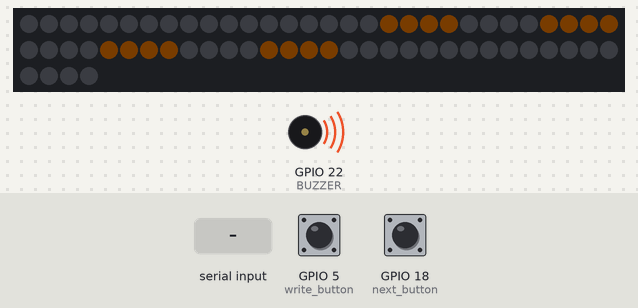
A program run on a simulated ESP32. Shown: 64 RGB LEDs in strip order, left to right, continuing on the next row, buzzer (waves = sounding, pin HIGH). The test bench sets the inputs (shaded band); at power-on: GPIO 5 (write_button) HIGH, GPIO 18 (next_button) HIGH. Dim RGB values are drawn brighter than linear; nothing arrives over Bluetooth unless stated; what the program prints to the serial monitor is not drawn.

Above: at 0.1 s.
1.8 s: "-\n" received over the second serial link
At 2.3 s:
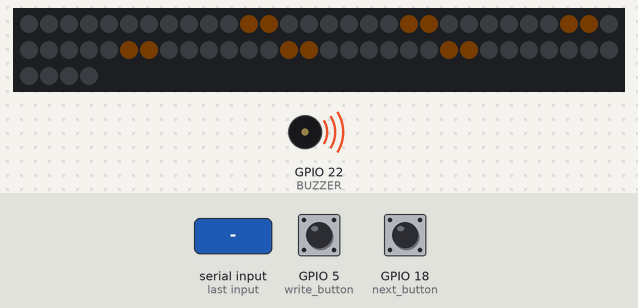
3.3 s: ";\n" received over the second serial link
6.3 s: ".\n" received over the second serial link
At 13.8 s:
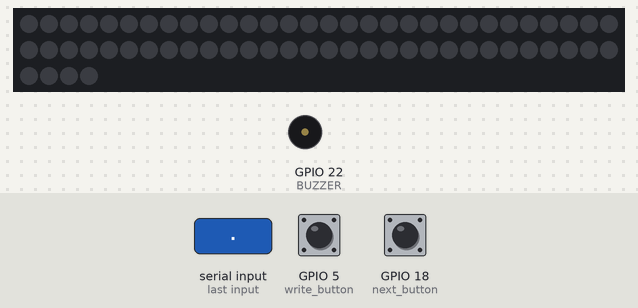
Timing chart, 0 to 15.3 s (numbered marks = the images above; inputs shaded):
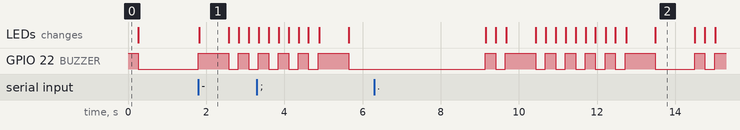

The program:

main.cpp
```cpp
#include <Arduino.h>
#include <PikBtLib.h>
#include <TextToMorse.h>
#include <MorseToText.h>

PikBt Bt = PikBt();

String message;

void setup() {
  Serial.begin(9600);
  Bt.Init("Morse");
  pinMode(BUZZER, OUTPUT);
  point();
  pinMode(write_button,INPUT_PULLUP);
  pinMode(next_button,INPUT_PULLUP);
  morse_result = "";
}

void loop() {
  if(Bt.Available()){
    String msg = Bt.ReadCommand();
    Serial.println(msg);
    translateToMorse(msg);
  }

  next_buttonState = digitalRead(next_button);
  write_buttonState = digitalRead(write_button);

  if (next_buttonState != next_lastButtonState) {
     next_updateState();
  }

  if (write_buttonState != write_lastButtonState) {
     write_updateState();
  }

  next_lastButtonState = next_buttonState;
  write_lastButtonState = write_buttonState;
}
```

MorseToText.h
```cpp
#include <TransToAlph.h>
#include <displayLetter.h>

int next_button = 18;
int next_buttonState = 0;     // current state of the button
int next_lastButtonState = 0; // previous state of the button
int next_startPressed = 0;    // the moment the button was pressed
int next_endPressed = 0;      // the moment the button was released
int next_holdTime = 0;        // how long the button was hold
int next_idleTime = 0;        // how long the button was idle

int write_button = 5;
int write_buttonState = 0;     // current state of the button
int write_lastButtonState = 0; // previous state of the button
int write_startPressed = 0;    // the moment the button was pressed
int write_endPressed = 0;      // the moment the button was released
int write_holdTime = 0;        // how long the button was hold
int write_idleTime = 0;        // how long the button was idle

String prev_input;

String morse_result;

String alph_result;

void write_updateState()
{
  if (write_buttonState == LOW) {
    write_startPressed = millis();
  } else {
    write_endPressed = millis();
    write_holdTime = write_endPressed - write_startPressed;

    if (write_holdTime < 500) {
        morse_result += ".";
    }

    if (write_holdTime >= 500) {
        morse_result += "-";
    }

    Serial.println(morse_result);
  }
}

void next_updateState()
{
  if (next_buttonState == LOW) {
    next_startPressed = millis();
  } else {
    next_endPressed = millis();
    next_holdTime = next_endPressed - next_startPressed;

    if (next_holdTime < 500) {
        alph_result += translateToLetter(morse_result);

        morse_result = "";
    }

    if (next_holdTime >= 500) {

      for (size_t i = 0; i < alph_result.length(); i++)
      {
        for (size_t j = 0; j < 8; j++)
        {
          //displayLetter(alph_result[i], j);
          PrintMSG(alph_result[i], j);
          matrix.pixels->show();
          Serial.print(alph_result[i]);
          Serial.println(j);
          delay(100);
          matrix.Clear();
        }
      }


      morse_result = "";
      alph_result = "";
    }

    Serial.println(alph_result);
  }
}
```

TextToMorse.h
```cpp
#include <PikControlMatrixLib.h>

PikControlMatrix8x8 matrix(21);

int BUZZER = 22;
int display_info = 21;
const int temps = 250;

void tiret(){
  digitalWrite(BUZZER, HIGH);
  matrix.GenerateSquarre(1,4,1,250,130,10);
  matrix.GenerateSquarre(2,4,1,250,130,10);
  matrix.GenerateSquarre(3,4,1,250,130,10);
  matrix.GenerateSquarre(4,4,1,250,130,10);
  matrix.GenerateSquarre(5,4,1,250,130,10);
  matrix.GenerateSquarre(6,4,1,250,130,10);
  //matrix.GenerateSquarre(7,4,1,250,130,10);
  matrix.GenerateSquarre(1,3,1,250,130,10);
  matrix.GenerateSquarre(2,3,1,250,130,10);
  matrix.GenerateSquarre(3,3,1,250,130,10);
  matrix.GenerateSquarre(4,3,1,250,130,10);
  matrix.GenerateSquarre(5,3,1,250,130,10);
  matrix.GenerateSquarre(6,3,1,250,130,10);
  //matrix.GenerateSquarre(7,3,1,250,130,10);
  delay(3*temps);
  matrix.Clear();
  digitalWrite(BUZZER, LOW);
  delay(temps);
}

void point(){
  digitalWrite(BUZZER, HIGH);
  matrix.GenerateSquarre(2,2,1,250,130,10);
  matrix.GenerateSquarre(2,2,2,250,130,10);
  matrix.GenerateSquarre(2,2,3,250,130,10);
  matrix.GenerateSquarre(2,2,4,250,130,10);
  delay(temps);
  matrix.Clear();
  digitalWrite(BUZZER, LOW);
  delay(temps);
}

void morse(String msg) {
  for(int i = 0; i<msg.length(); i++) {
    if (msg.substring(i, i+1) == "-") {
      Serial.print("-");
      tiret();
    }
    else if (msg.substring(i, i+1) == ".") {
      Serial.print(".");
      point();
    }
    else if (msg.substring(i, i+1) == ";") {
      Serial.print(" ");
      delay(3*temps);
    }
    else if (msg.substring(i, i+1) == "|") {
      Serial.print("   ");
      delay(7*temps);
    }
  }
}

void translateToMorse(String message) {
  digitalWrite(display_info, HIGH);

  message.toUpperCase();

  int word_size = message.length();

  message.replace(".",".-.-.-;");
  message.replace("-","-....-;");
  message.replace("A",".-;");
  message.replace("B","-...;");
  message.replace("C","-.-.;");
  message.replace("D","-..;");
  message.replace("E",".;");
  message.replace("F","..-.;");
  message.replace("G","--.;");
  message.replace("H","....;");
  message.replace("I","..;");
  message.replace("J",".---;");
  message.replace("K","-.-;");
  message.replace("L",".-..;");
  message.replace("M","--;");
  message.replace("N","-.;");
  message.replace("O","---;");
  message.replace("P",".--.;");
  message.replace("Q","--.-;");
  message.replace("R",".-.;");
  message.replace("S","...;");
  message.replace("T","-;");
  message.replace("U","..-;");
  message.replace("V","...-;");
  message.replace("W",".--;");
  message.replace("X","-..-;");
  message.replace("Y","-.--;");
  message.replace("Z","--..;");
  message.replace("1",".----;");
  message.replace("2","..---;");
  message.replace("3","...--;");
  message.replace("4","....-;");
  message.replace("5",".....;");
  message.replace("6","-....;");
  message.replace("7","--...;");
  message.replace("8","---..;");
  message.replace("9","----.;");
  message.replace("0","-----;");
  message.replace(" ","|");
  message.replace(":","---...;");
  message.replace(",","--..--;");
  message.replace("?","..--..;");
  message.replace("'",".----.;");
  message.replace("!","-.-.--;");
  message.replace("@",".--.-.;");

  message = message + "|";
  message.replace(";|","|");

  morse(message);
}
```

TransToAlph.h
```cpp
String letter;

String translateToLetter(String message) {
    if (message == ".-") letter = "A";
    if (message == "-...") letter = "B";
    if (message == "-.-.") letter = "C";
    if (message == "-..") letter = "D";
    if (message == ".") letter = "E";
    if (message == "..-.") letter = "F";
    if (message == "--.") letter = "G";
    if (message == "....") letter = "H";
    if (message == "..") letter = "I";
    if (message == ".---") letter = "J";
    if (message == "-.-") letter = "K";
    if (message == ".-..") letter = "L";
    if (message == "--") letter = "M";
    if (message == "-.") letter = "N";
    if (message == "---") letter = "O";
    if (message == ".--.") letter = "P";
    if (message == "--.-") letter = "Q";
    if (message == ".-.") letter = "R";
    if (message == "...") letter = "S";
    if (message == "-") letter = "T";
    if (message == "..-") letter = "U";
    if (message == "...-") letter = "V";
    if (message == ".--") letter = "W";
    if (message == "-..-") letter = "X";
    if (message == "-.--") letter = "Y";
    if (message == "--..") letter = "Z";
    if (message == ".-...") letter = "1";
    if (message == "---.") letter = "2";
    if (message == ".--.-") letter = "3";
    if (message == "--...") letter = "4";
    if (message == ".-.-") letter = "5";
    if (message == ".-..-") letter = "6";
    if (message == "....-") letter = "7";
    if (message == "--.") letter = "8";
    if (message == ".....") letter = "9";
    if (message == "-----") letter = "0";
    if (message == ";") letter = " ";

    return letter;
}
```

displayLetter.h
```cpp
#include <letters.h>

void createLetter(bool tab[8][8], int decal){
    for(int i = 0; i < 8; i++){
        for(int j = 0; j < 8; j++){
        if(tab[j][i]){
            matrix.pixels->setPixelColor(matrix.Convert(i-decal, j), matrix.pixels->Color(255, 0, 0));
        }
        }
    }
}

void PrintMSG(char c, int decal){
    if(c=='A')createLetter(letter_a, decal);
    if(c=='B')createLetter(letter_b, decal);
    if(c=='C')createLetter(letter_c, decal);
    if(c=='D')createLetter(letter_d, decal);
    if(c=='E')createLetter(letter_e, decal);
    if(c=='F')createLetter(letter_f, decal);
    if(c=='G')createLetter(letter_g, decal);
    if(c=='H')createLetter(letter_h, decal);
    if(c=='I')createLetter(letter_i, decal);
    if(c=='J')createLetter(letter_j, decal);
    if(c=='K')createLetter(letter_k, decal);
    if(c=='L')createLetter(letter_l, decal);
    if(c=='M')createLetter(letter_m, decal);
    if(c=='N')createLetter(letter_n, decal);
    if(c=='O')createLetter(letter_o, decal);
    if(c=='P')createLetter(letter_p, decal);
    if(c=='Q')createLetter(letter_q, decal);
    if(c=='R')createLetter(letter_r, decal);
    if(c=='S')createLetter(letter_s, decal);
    if(c=='T')createLetter(letter_t, decal);
    if(c=='U')createLetter(letter_u, decal);
    if(c=='V')createLetter(letter_v, decal);
    if(c=='W')createLetter(letter_w, decal);
    if(c=='X')createLetter(letter_x, decal);
    if(c=='Y')createLetter(letter_y, decal);
    if(c=='Z')createLetter(letter_z, decal);
}
```

PikBtLib.cpp
```cpp
#include <Arduino.h>
#include <PikBtLib.h>
#include "BluetoothSerial.h"
#if !defined(CONFIG_BT_ENABLED) || !defined(CONFIG_BLUEDROID_ENABLED)
#error Bluetooth is not enabled! Please run `make menuconfig` to and enable it
#endif

PikBt::PikBt(){
  BT = new BluetoothSerial();
}
void PikBt::Init(String name){
    BT->begin(name);
}

bool PikBt::Available(){
    return BT->available();
}
char PikBt::ReadChar(){
    char c = (char)BT->read();
    return c;

}
void PikBt::SendMsg(String msg){
    BT->println(msg);
}

String PikBt::ReadCommand(){
    String s;
    while(BT->available()){
        int i = BT->read();
        if(i == 13) break;
        char c = (char)i;
        s+=c;
    }
    return s;
}
```

PikBtLib.h
```cpp
#ifndef PikLedLib.h
#define PikLedLib.h
#include <Arduino.h>
#include "BluetoothSerial.h"
class PikBt
{
    public:
        PikBt();
        BluetoothSerial* BT;
        void Init(String name);
        bool Available();
        char ReadChar();
        String ReadCommand();
        void SendMsg(String msg);
};

#endif
```

PikControlMatrixLib.cpp
```cpp
#include <Arduino.h>
#include <Adafruit_NeoPixel.h>
#include "PikControlMatrixLib.h"
#define NUMPIXELS 64

PikControlMatrix8x8::PikControlMatrix8x8(int _pin){
    pin = _pin;
    pixels = new Adafruit_NeoPixel(NUMPIXELS, pin, NEO_GRB + NEO_KHZ800);
    pixels->begin();
    pixels->setBrightness(2);
}

int PikControlMatrix8x8::Convert(int x, int y){
  if(x>7||x<0||y>7||y<0) return -1;
  return 7+8*x - y;
}

void PikControlMatrix8x8::GenerateSquarre(int x, int y, int taille, int r,int g,int b){
    for(int i = 0; i < taille; i++ ){
      pixels->setPixelColor(PikControlMatrix8x8::Convert(x+i,y),pixels->Color(r,g,b));
      pixels->setPixelColor(PikControlMatrix8x8::Convert(x+taille-1,y+i), pixels->Color(r,g,b));
      pixels->setPixelColor(PikControlMatrix8x8::Convert(x+taille-1-i,y+taille-1), pixels->Color(r,g,b));
      pixels->setPixelColor(PikControlMatrix8x8::Convert(x,y+taille-1-i), pixels->Color(r,g,b));
    }
    pixels->show();
}

void PikControlMatrix8x8::SetPixelByCoord(int x, int y, int r,int g,int b){
    pixels->setPixelColor(PikControlMatrix8x8::Convert(x,y), pixels->Color(r,g,b));
    pixels->show();
}

void PikControlMatrix8x8::Clear(){
    pixels->clear();
    pixels->show();
}
```

PikControlMatrixLib.h
```cpp
#ifndef PikControlMatrixLib.h
#define PikControlMatrixLib.h
#include <Arduino.h>
#include <Adafruit_NeoPixel.h>


class PikControlMatrix8x8
{
    public:
        Adafruit_NeoPixel *pixels;
        PikControlMatrix8x8(int _pin);
        int Convert(int x,int y);
        void GenerateSquarre(int x, int y, int taille, int r,int g,int b);
        void SetPixelByCoord(int x, int y, int r,int g,int b);
        void Clear();
        int pin;

};

#endif
```

Source omitted: letters.h (data table, 4393 bytes)

Measured:
- after the input at 1.8 s, GPIO 22 (BUZZER): LOW → HIGH at once, → LOW 0.78 s later, → HIGH 0.25 s later, → LOW 0.26 s later; the LEDs: change at once (image 1)
- after the input at 6.3 s, GPIO 22 (BUZZER): LOW → HIGH after 2.8 s, → LOW 0.26 s later, → HIGH 0.25 s later, → LOW 0.78 s later, … (17 changes in this stretch); the LEDs: first change after 2.9 s (image 2 shows a later state)
- what the display in image 1 shows lasts 0.8 s, from 1.8 s to 2.6 s
